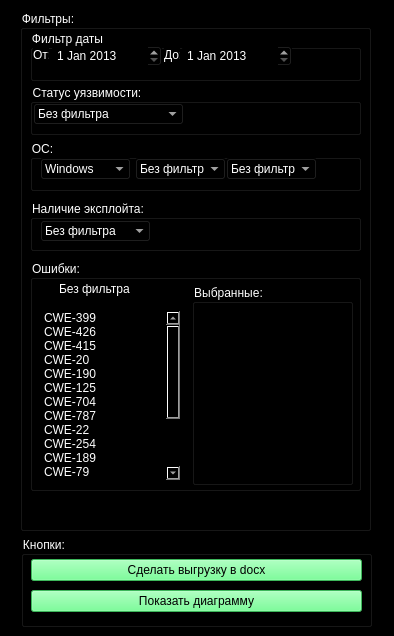
<?xml version="1.0" encoding="UTF-8"?>
<ui version="4.0">
 <class>MainWindow</class>
 <widget class="QMainWindow" name="MainWindow">
  <property name="geometry">
   <rect>
    <x>0</x>
    <y>0</y>
    <width>394</width>
    <height>636</height>
   </rect>
  </property>
  <property name="windowTitle">
   <string>MainWindow</string>
  </property>
  <property name="styleSheet">
   <string notr="true">background-color: rgb(0, 0, 0);
color: rgb(255, 255, 255);</string>
  </property>
  <widget class="QWidget" name="centralwidget">
   <widget class="QGroupBox" name="groupBox">
    <property name="geometry">
     <rect>
      <x>20</x>
      <y>10</y>
      <width>351</width>
      <height>521</height>
     </rect>
    </property>
    <property name="title">
     <string>Фильтры:</string>
    </property>
    <widget class="QGroupBox" name="groupBox_2">
     <property name="geometry">
      <rect>
       <x>10</x>
       <y>20</y>
       <width>331</width>
       <height>51</height>
      </rect>
     </property>
     <property name="title">
      <string>Фильтр даты</string>
     </property>
     <widget class="QDateEdit" name="dateEdit">
      <property name="geometry">
       <rect>
        <x>22</x>
        <y>15</y>
        <width>110</width>
        <height>22</height>
       </rect>
      </property>
      <property name="maximumDateTime">
       <datetime>
        <hour>23</hour>
        <minute>59</minute>
        <second>59</second>
        <year>2021</year>
        <month>12</month>
        <day>12</day>
       </datetime>
      </property>
      <property name="minimumDate">
       <date>
        <year>2013</year>
        <month>1</month>
        <day>1</day>
       </date>
      </property>
     </widget>
     <widget class="QLabel" name="label">
      <property name="geometry">
       <rect>
        <x>3</x>
        <y>17</y>
        <width>16</width>
        <height>16</height>
       </rect>
      </property>
      <property name="text">
       <string>От:</string>
      </property>
     </widget>
     <widget class="QLabel" name="label_2">
      <property name="geometry">
       <rect>
        <x>134</x>
        <y>17</y>
        <width>16</width>
        <height>16</height>
       </rect>
      </property>
      <property name="text">
       <string>До:</string>
      </property>
     </widget>
     <widget class="QDateEdit" name="dateEdit_2">
      <property name="geometry">
       <rect>
        <x>152</x>
        <y>15</y>
        <width>110</width>
        <height>22</height>
       </rect>
      </property>
      <property name="maximumDateTime">
       <datetime>
        <hour>23</hour>
        <minute>59</minute>
        <second>59</second>
        <year>2021</year>
        <month>12</month>
        <day>12</day>
       </datetime>
      </property>
      <property name="minimumDate">
       <date>
        <year>2013</year>
        <month>1</month>
        <day>1</day>
       </date>
      </property>
     </widget>
    </widget>
    <widget class="QGroupBox" name="groupBox_3">
     <property name="geometry">
      <rect>
       <x>10</x>
       <y>74</y>
       <width>331</width>
       <height>51</height>
      </rect>
     </property>
     <property name="title">
      <string>Статус уязвимости:</string>
     </property>
     <widget class="QComboBox" name="comboBox">
      <property name="geometry">
       <rect>
        <x>3</x>
        <y>19</y>
        <width>151</width>
        <height>22</height>
       </rect>
      </property>
      <property name="styleSheet">
       <string notr="true">border-color: rgb(255, 255, 255);</string>
      </property>
      <item>
       <property name="text">
        <string>Без фильтра</string>
       </property>
      </item>
      <item>
       <property name="text">
        <string>Уязвимость устраненна</string>
       </property>
      </item>
      <item>
       <property name="text">
        <string>Уязвимость актуальна</string>
       </property>
      </item>
     </widget>
    </widget>
    <widget class="QGroupBox" name="groupBox_4">
     <property name="geometry">
      <rect>
       <x>10</x>
       <y>130</y>
       <width>331</width>
       <height>51</height>
      </rect>
     </property>
     <property name="title">
      <string>ОС:</string>
     </property>
     <widget class="QComboBox" name="comboBox_2">
      <property name="geometry">
       <rect>
        <x>10</x>
        <y>18</y>
        <width>91</width>
        <height>22</height>
       </rect>
      </property>
      <item>
       <property name="text">
        <string>Windows</string>
       </property>
      </item>
      <item>
       <property name="text">
        <string>Linux</string>
       </property>
      </item>
      <item>
       <property name="text">
        <string>MAC OS</string>
       </property>
      </item>
     </widget>
     <widget class="QComboBox" name="comboBox_3">
      <property name="geometry">
       <rect>
        <x>105</x>
        <y>18</y>
        <width>91</width>
        <height>22</height>
       </rect>
      </property>
      <item>
       <property name="text">
        <string>Без фильтра</string>
       </property>
      </item>
      <item>
       <property name="text">
        <string>Windows</string>
       </property>
      </item>
      <item>
       <property name="text">
        <string>Linux</string>
       </property>
      </item>
      <item>
       <property name="text">
        <string>MAC OS</string>
       </property>
      </item>
     </widget>
     <widget class="QComboBox" name="comboBox_4">
      <property name="geometry">
       <rect>
        <x>196</x>
        <y>18</y>
        <width>91</width>
        <height>22</height>
       </rect>
      </property>
      <item>
       <property name="text">
        <string>Без фильтра</string>
       </property>
      </item>
      <item>
       <property name="text">
        <string>Windows</string>
       </property>
      </item>
      <item>
       <property name="text">
        <string>Linux</string>
       </property>
      </item>
      <item>
       <property name="text">
        <string>MAC OS</string>
       </property>
      </item>
     </widget>
    </widget>
    <widget class="QGroupBox" name="groupBox_5">
     <property name="geometry">
      <rect>
       <x>10</x>
       <y>250</y>
       <width>331</width>
       <height>231</height>
      </rect>
     </property>
     <property name="title">
      <string>Ошибки:</string>
     </property>
     <widget class="QListWidget" name="listWidget">
      <property name="geometry">
       <rect>
        <x>10</x>
        <y>50</y>
        <width>141</width>
        <height>171</height>
       </rect>
      </property>
      <property name="dragEnabled">
       <bool>true</bool>
      </property>
      <property name="dragDropMode">
       <enum>QAbstractItemView::DragDrop</enum>
      </property>
      <property name="defaultDropAction">
       <enum>Qt::MoveAction</enum>
      </property>
      <property name="sortingEnabled">
       <bool>true</bool>
      </property>
      <item>
       <property name="text">
        <string>CWE-399</string>
       </property>
      </item>
      <item>
       <property name="text">
        <string>CWE-426</string>
       </property>
      </item>
      <item>
       <property name="text">
        <string>CWE-415</string>
       </property>
      </item>
      <item>
       <property name="text">
        <string>CWE-20</string>
       </property>
      </item>
      <item>
       <property name="text">
        <string>CWE-190</string>
       </property>
      </item>
      <item>
       <property name="text">
        <string>CWE-125</string>
       </property>
      </item>
      <item>
       <property name="text">
        <string>CWE-704</string>
       </property>
      </item>
      <item>
       <property name="text">
        <string>CWE-787</string>
       </property>
      </item>
      <item>
       <property name="text">
        <string>CWE-22</string>
       </property>
      </item>
      <item>
       <property name="text">
        <string>CWE-254</string>
       </property>
      </item>
      <item>
       <property name="text">
        <string>CWE-189</string>
       </property>
      </item>
      <item>
       <property name="text">
        <string>CWE-79</string>
       </property>
      </item>
      <item>
       <property name="text">
        <string>CWE-119</string>
       </property>
      </item>
      <item>
       <property name="text">
        <string>CWE-264</string>
       </property>
      </item>
      <item>
       <property name="text">
        <string>CWE-200</string>
       </property>
      </item>
      <item>
       <property name="text">
        <string>CWE-416</string>
       </property>
      </item>
      <item>
       <property name="text">
        <string>CWE-17</string>
       </property>
      </item>
      <item>
       <property name="text">
        <string>CWE-284</string>
       </property>
      </item>
     </widget>
     <widget class="QCheckBox" name="checkBox">
      <property name="geometry">
       <rect>
        <x>10</x>
        <y>20</y>
        <width>91</width>
        <height>17</height>
       </rect>
      </property>
      <property name="text">
       <string>Без фильтра</string>
      </property>
     </widget>
     <widget class="QGroupBox" name="groupBox_6">
      <property name="geometry">
       <rect>
        <x>162</x>
        <y>24</y>
        <width>161</width>
        <height>201</height>
       </rect>
      </property>
      <property name="title">
       <string>Выбранные:</string>
      </property>
      <widget class="QListWidget" name="listWidget_2">
       <property name="geometry">
        <rect>
         <x>10</x>
         <y>20</y>
         <width>141</width>
         <height>171</height>
        </rect>
       </property>
       <property name="dragDropMode">
        <enum>QAbstractItemView::DragDrop</enum>
       </property>
       <property name="defaultDropAction">
        <enum>Qt::MoveAction</enum>
       </property>
       <property name="sortingEnabled">
        <bool>true</bool>
       </property>
      </widget>
     </widget>
    </widget>
    <widget class="QGroupBox" name="groupBox_7">
     <property name="geometry">
      <rect>
       <x>10</x>
       <y>190</y>
       <width>331</width>
       <height>51</height>
      </rect>
     </property>
     <property name="title">
      <string>Наличие эксплойта:</string>
     </property>
     <widget class="QComboBox" name="comboBox_5">
      <property name="geometry">
       <rect>
        <x>10</x>
        <y>20</y>
        <width>111</width>
        <height>22</height>
       </rect>
      </property>
      <item>
       <property name="text">
        <string>Без фильтра</string>
       </property>
      </item>
      <item>
       <property name="text">
        <string>Существует</string>
       </property>
      </item>
      <item>
       <property name="text">
        <string>Не существует</string>
       </property>
      </item>
     </widget>
    </widget>
   </widget>
   <widget class="QGroupBox" name="groupBox_8">
    <property name="geometry">
     <rect>
      <x>21</x>
      <y>536</y>
      <width>351</width>
      <height>91</height>
     </rect>
    </property>
    <property name="title">
     <string>Кнопки:</string>
    </property>
    <widget class="QWidget" name="gridLayoutWidget">
     <property name="geometry">
      <rect>
       <x>10</x>
       <y>20</y>
       <width>331</width>
       <height>61</height>
      </rect>
     </property>
     <layout class="QGridLayout" name="gridLayout">
      <item row="1" column="0">
       <widget class="QPushButton" name="show_diagramm">
        <property name="styleSheet">
         <string notr="true">color: rgb(0, 0, 0);
background-color: rgb(85, 255, 127);</string>
        </property>
        <property name="text">
         <string>Показать диаграмму</string>
        </property>
       </widget>
      </item>
      <item row="0" column="0">
       <widget class="QPushButton" name="push_docx_2">
        <property name="styleSheet">
         <string notr="true">color: rgb(0, 0, 0);
background-color: rgb(85, 255, 127);</string>
        </property>
        <property name="text">
         <string>Сделать выгрузку в docx</string>
        </property>
       </widget>
      </item>
     </layout>
    </widget>
   </widget>
  </widget>
 </widget>
 <resources/>
 <connections/>
</ui>
